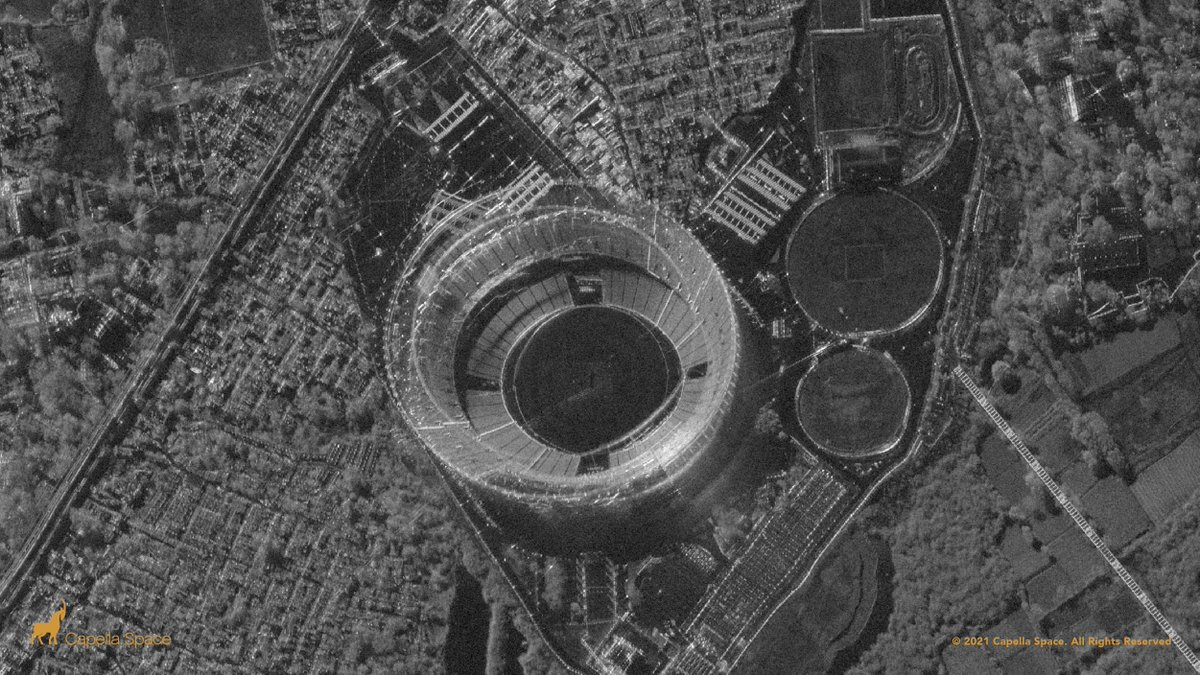
#> input picture IMGNP_2/sar_1.jpg, 1200 x 675 px
$ jupyter execute DE_IP_2024_Task_2.ipynb
#> lines starting #> are read from the running program, lines starting #| are printed output that depends on the picture; long printed decimals are rounded
[cell 1]
import numpy as np
import cv2
import matplotlib.pyplot as plt
from skimage.metrics import structural_similarity as ssim

# Загрузка изображения

[cell 2]
image = cv2.imread('sar_1.jpg')
#> image is the input picture: shape (675, 1200, 3); mean B, G, R 78.1, 78.2, 78.3

# Зашумить изображение

[cell 3]
def add_gaussian_noise(image, mean=0, sigma=25):
#> called with mean = 0, sigma = 25
    gauss = np.random.normal(mean, sigma, image.shape).astype('uint8')
    noisy_image = cv2.add(image, gauss)
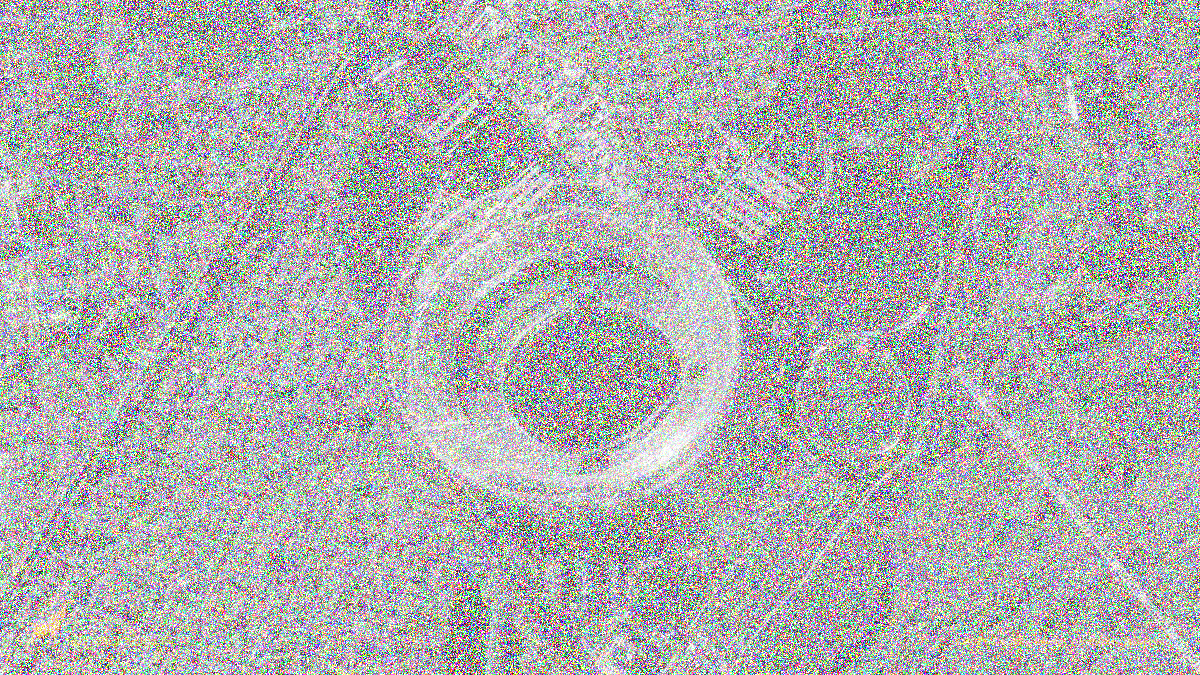
#> noisy_image: shape (675, 1200, 3); mean B, G, R 173.3, 173.4, 173.4
    return noisy_image

noisy_image = add_gaussian_noise(image)
plt.imshow(noisy_image, cmap="gray")

# Протестировать фильтры (М/Г/Б/Н)

[cell 4]
median_filtered = cv2.medianBlur(noisy_image, 5)
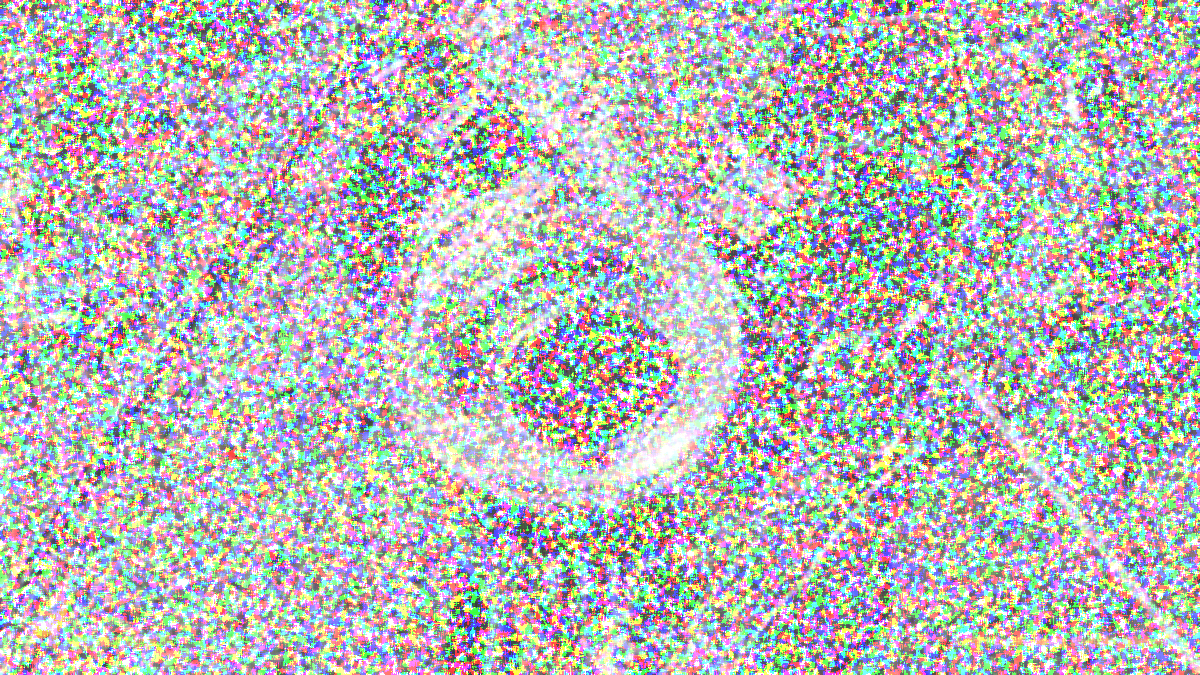
#> median_filtered: shape (675, 1200, 3); mean B, G, R 180.5, 180.6, 180.4
gaussian_filtered = cv2.GaussianBlur(noisy_image, (5, 5), 0)
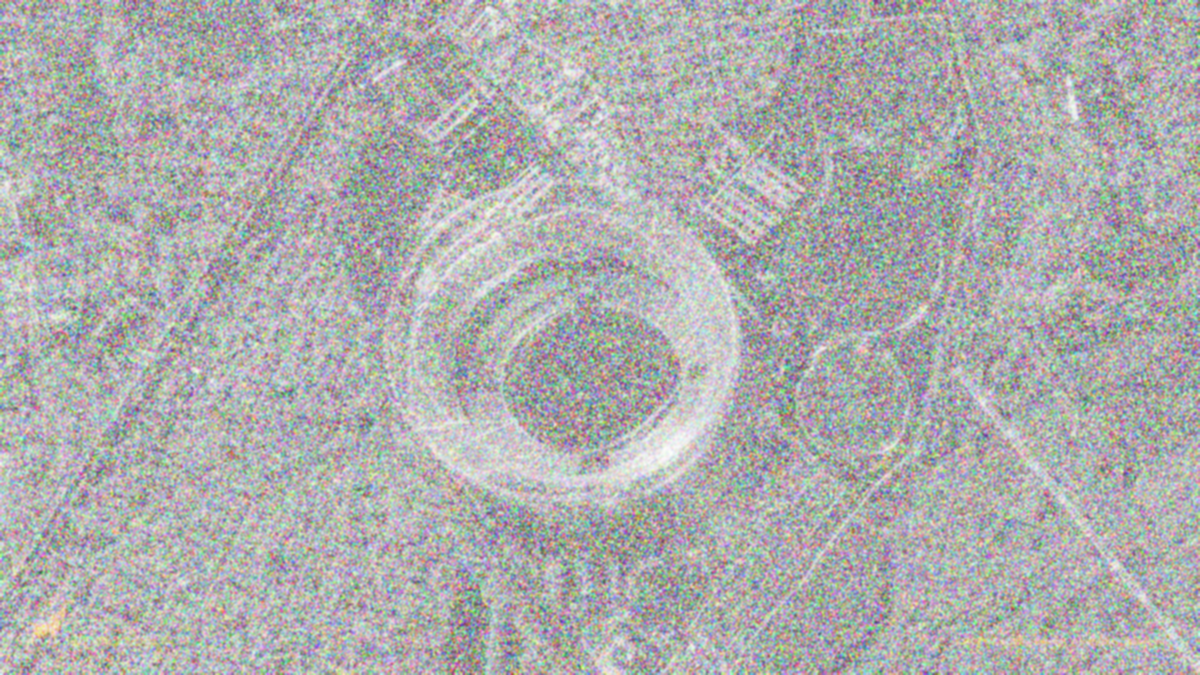
#> gaussian_filtered: shape (675, 1200, 3); mean B, G, R 173.3, 173.4, 173.4
bilateral_filtered = cv2.bilateralFilter(noisy_image, 9, 75, 75)
nlm_filtered = cv2.fastNlMeansDenoisingColored(noisy_image, None, 10, 10, 21)

# Какой фильтр показал лучший результат

[cell 5]
plt.figure(figsize=(12, 8))
plt.subplot(2, 3, 1), plt.imshow(cv2.cvtColor(image, cv2.COLOR_BGR2RGB)), plt.title('Original Image')
plt.subplot(2, 3, 2), plt.imshow(cv2.cvtColor(noisy_image, cv2.COLOR_BGR2RGB)), plt.title('Noisy Image')
plt.subplot(2, 3, 3), plt.imshow(cv2.cvtColor(median_filtered, cv2.COLOR_BGR2RGB)), plt.title('Median Filter')
plt.subplot(2, 3, 4), plt.imshow(cv2.cvtColor(gaussian_filtered, cv2.COLOR_BGR2RGB)), plt.title('Gaussian Filter')
plt.subplot(2, 3, 5), plt.imshow(cv2.cvtColor(bilateral_filtered, cv2.COLOR_BGR2RGB)), plt.title('Bilateral Filter')
plt.subplot(2, 3, 6), plt.imshow(cv2.cvtColor(nlm_filtered, cv2.COLOR_BGR2RGB)), plt.title('NLM Filter')
plt.show()
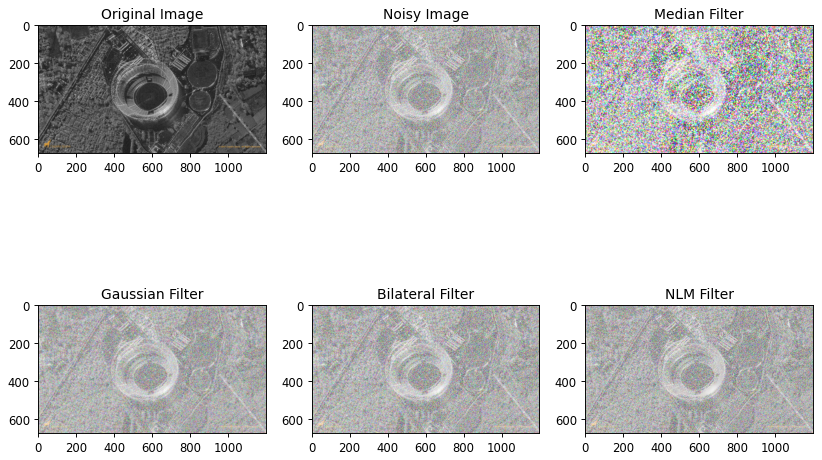
#> figure drawn by matplotlib, 6 panels

def calculate_psnr(original, processed):
    return cv2.PSNR(original, processed)

psnr_median = calculate_psnr(image, median_filtered)
#> psnr_median = 6.28
psnr_gaussian = calculate_psnr(image, gaussian_filtered)
#> psnr_gaussian = 8.18
psnr_bilateral = calculate_psnr(image, bilateral_filtered)
#> psnr_bilateral = 6.45
psnr_nlm = calculate_psnr(image, nlm_filtered)
#> psnr_nlm = 6.19

print("PSNR values:")
print(f"Median Filter: {psnr_median}")
#| Median Filter: 6.281
print(f"Gaussian Filter: {psnr_gaussian}")
#| Gaussian Filter: 8.180
print(f"Bilateral Filter: {psnr_bilateral}")
#| Bilateral Filter: 6.451
print(f"NLM Filter: {psnr_nlm}")
#| NLM Filter: 6.191

$ run again, with IMGNP_2/img.jpg copied over IMGNP_2/sar_1.jpg
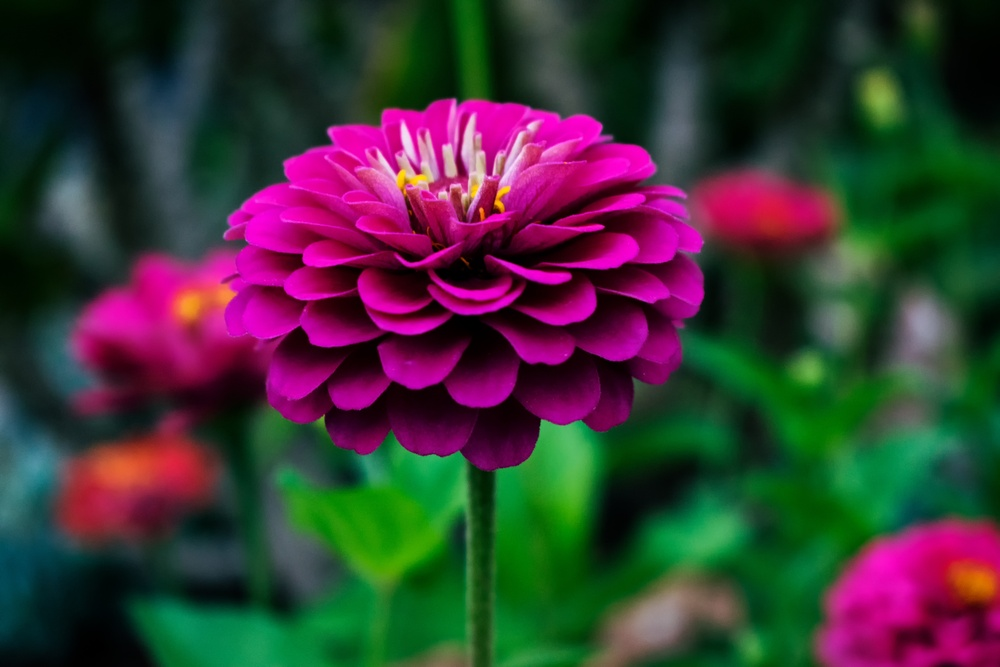
#> input picture IMGNP_2/img.jpg, 1000 x 667 px, shrunk from 6000 x 4000 before the run
#> image is the input picture: shape (667, 1000, 3); mean B, G, R 53.9, 53.8, 59.7
#> `median_filtered = cv2.medianBlur(noisy_image, 5)`:
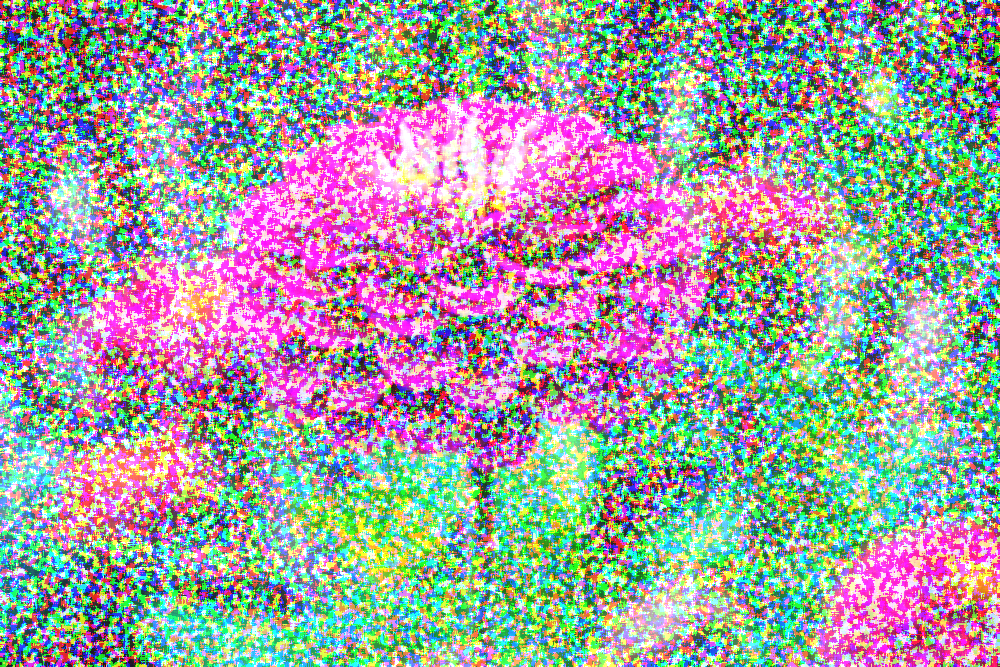
#> median_filtered: shape (667, 1000, 3); mean B, G, R 158.8, 157.7, 158.7
#> `gaussian_filtered = cv2.GaussianBlur(noisy_image, (5, 5), 0)`:
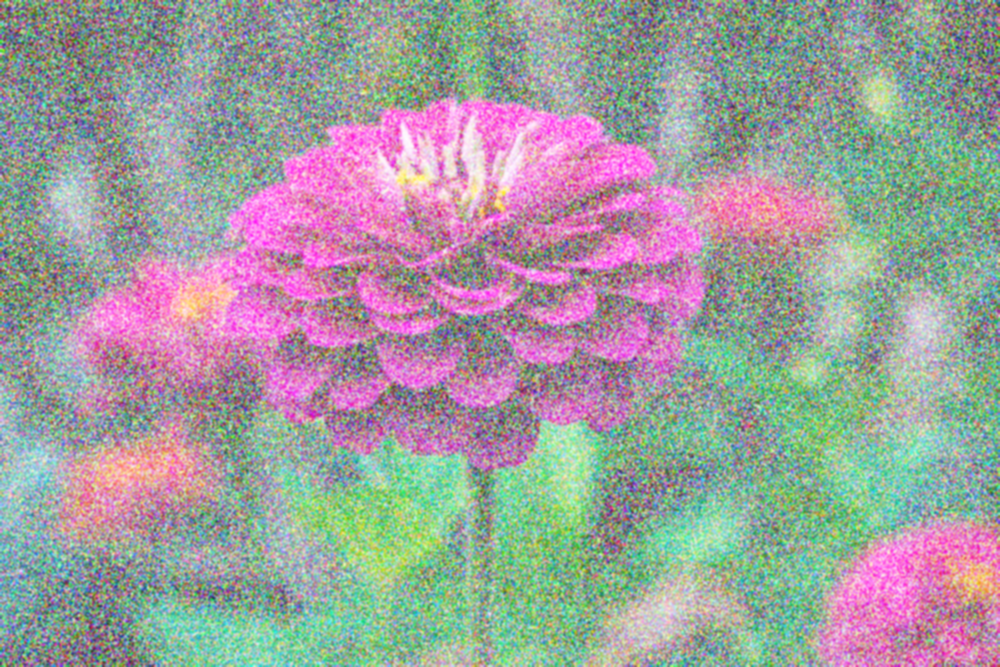
#> gaussian_filtered: shape (667, 1000, 3); mean B, G, R 159, 158.5, 160.3
#> psnr_median = 5.84
#> psnr_gaussian = 7.34
#> psnr_bilateral = 5.34
#> psnr_nlm = 5.2
#| Median Filter: 5.837
#| Gaussian Filter: 7.341
#| Bilateral Filter: 5.343
#| NLM Filter: 5.198
